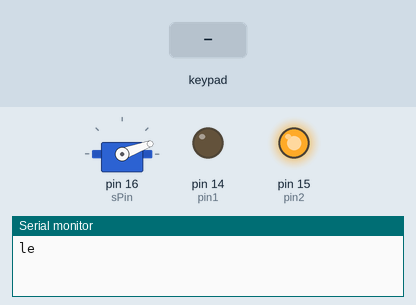
Simulated run of this sketch. Board: Arduino Uno, built with avr-gcc and run on an emulated ATmega328P. On the bench: servo, output pins drawn as LEDs (lit = HIGH), the last lines printed to the serial monitor. Inputs (shaded band) come from the test bench.

Above: at 2.2 s.
2.3 s: key '#' pressed
At 3.4 s:
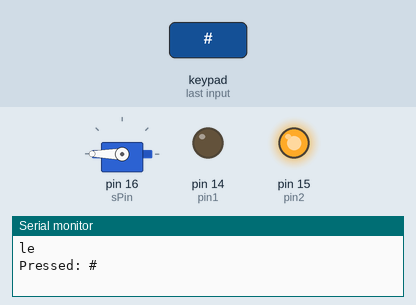
3.8 s: keypad keys A 7 6 * pressed 0.4 s apart
At 5.5 s:
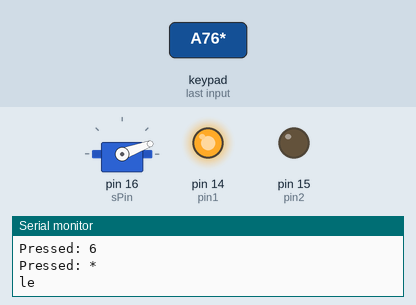
Timing chart, 0 to 7.0 s (numbered marks = the images above; inputs shaded):
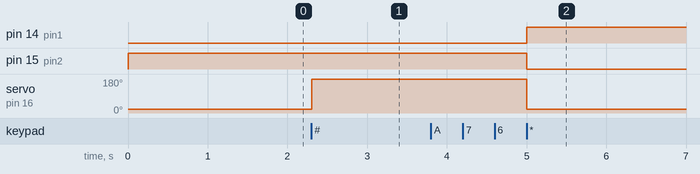

Measured:
- after the input at 2.3 s, servo on pin 16 (sPin): 20° → 180° at once
- after the input at 3.8 s, pin 14 (pin1): LOW → HIGH after 1.2 s; pin 15 (pin2): HIGH → LOW after 1.2 s; servo on pin 16 (sPin): 180° → 20° after 1.2 s

The sketch:

room_lock.ino
```cpp
#include <Servo.h>
#include <Password.h>
#include <Keypad.h>

Password password = Password( "A76" );
int pin1 = 14;
int pin2 = 15;
int sPin = 16;
const byte ROWS = 4;
const byte COLS = 4;
Servo s1;
// Define the Keymap
char keys[ROWS][COLS] = {
  {'1','2','3','A'},
  {'4','5','6','B'},
  {'7','8','9','C'},
  {'*','0','#','D'}
};

byte rowPins[ROWS] = { 12,11,9,8 };// Connect keypad ROW0, ROW1, ROW2 and ROW3 to these Arduino pins.
byte colPins[COLS] = { 5,4,2,1 };// Connect keypad COL0, COL1 and COL2 to these Arduino pins.


// Create the Keypad
Keypad keypad = Keypad( makeKeymap(keys), rowPins, colPins, ROWS, COLS );

void setup(){
   pinMode(pin1, OUTPUT);
   pinMode(pin2, OUTPUT);
   digitalWrite(pin1, LOW);
   digitalWrite(pin2, HIGH);
   Serial.begin(9600);
   keypad.addEventListener(keypadEvent); //add an event listener for this keypad
   servoWrite(20);
}


void loop(){
  keypad.getKey();
}

//take care of some special events
void keypadEvent(KeypadEvent eKey){
  switch (keypad.getState()){
    case PRESSED:
	Serial.print("Pressed: ");
	Serial.println(eKey);
        if(eKey == '#'){
          digitalWrite(pin1, LOW);
          digitalWrite(pin2, HIGH);
         servoWrite(180);
      }
	switch (eKey){
	  case '*': checkPassword(); break;
	  case '#': password.reset(); break;digitalWrite(pin1, LOW);digitalWrite(pin2, HIGH);
	  default: password.append(eKey);
     }
  }
}

void checkPassword(){
  if (password.evaluate()){
    digitalWrite(pin2, LOW);
    digitalWrite(pin1, HIGH);
    servoWrite(20);
    Serial.println("Success");
    //Add code to run if it works
  }else{
    Serial.println("Wrong");
    //add code to run if it did not work
  }
}
void servoWrite(int angle){
   s1.attach(sPin);
   s1.write(angle);
   Serial.println("turning servo to angle " + angle);
   delay(1000);
   s1.detach();

}
```
